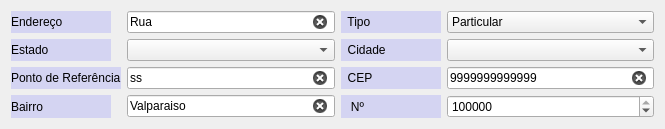
          <widget class="QWidget" name="page_3">
           <property name="geometry">
            <rect>
             <x>0</x>
             <y>0</y>
             <width>665</width>
             <height>116</height>
            </rect>
           </property>
           <attribute name="label">
            <string>Endereço</string>
           </attribute>
           <layout class="QGridLayout" name="gridLayout_5">
            <item row="0" column="0">
             <widget class="QLabel" name="label_72">
              <property name="sizePolicy">
               <sizepolicy hsizetype="Fixed" vsizetype="Preferred">
                <horstretch>0</horstretch>
                <verstretch>0</verstretch>
               </sizepolicy>
              </property>
              <property name="minimumSize">
               <size>
                <width>100</width>
                <height>0</height>
               </size>
              </property>
              <property name="styleSheet">
               <string notr="true">background-color: rgba(100, 100, 255, 50);
</string>
              </property>
              <property name="text">
               <string>Endereço</string>
              </property>
             </widget>
            </item>
            <item row="0" column="1">
             <widget class="QLineEdit" name="lineEdit_5">
              <property name="sizePolicy">
               <sizepolicy hsizetype="Minimum" vsizetype="Fixed">
                <horstretch>0</horstretch>
                <verstretch>0</verstretch>
               </sizepolicy>
              </property>
              <property name="acceptDrops">
               <bool>true</bool>
              </property>
              <property name="text">
               <string>Rua</string>
              </property>
              <property name="frame">
               <bool>true</bool>
              </property>
              <property name="clearButtonEnabled">
               <bool>true</bool>
              </property>
             </widget>
            </item>
            <item row="0" column="2">
             <widget class="QLabel" name="label_16">
              <property name="sizePolicy">
               <sizepolicy hsizetype="Fixed" vsizetype="Preferred">
                <horstretch>0</horstretch>
                <verstretch>0</verstretch>
               </sizepolicy>
              </property>
              <property name="minimumSize">
               <size>
                <width>100</width>
                <height>0</height>
               </size>
              </property>
              <property name="styleSheet">
               <string notr="true">background-color: rgba(100, 100, 255, 50);
</string>
              </property>
              <property name="text">
               <string>  Tipo </string>
              </property>
             </widget>
            </item>
            <item row="0" column="3">
             <widget class="QComboBox" name="comboBox_3">
              <property name="sizePolicy">
               <sizepolicy hsizetype="Minimum" vsizetype="Fixed">
                <horstretch>0</horstretch>
                <verstretch>0</verstretch>
               </sizepolicy>
              </property>
              <property name="currentIndex">
               <number>0</number>
              </property>
              <property name="sizeAdjustPolicy">
               <enum>QComboBox::AdjustToContents</enum>
              </property>
              <property name="minimumContentsLength">
               <number>1</number>
              </property>
              <item>
               <property name="text">
                <string>Particular</string>
               </property>
              </item>
              <item>
               <property name="text">
                <string>Municipal</string>
               </property>
              </item>
              <item>
               <property name="text">
                <string>Estadual</string>
               </property>
              </item>
              <item>
               <property name="text">
                <string>Religioso</string>
               </property>
              </item>
              <item>
               <property name="text">
                <string/>
               </property>
              </item>
             </widget>
            </item>
            <item row="1" column="0">
             <widget class="QLabel" name="label_52">
              <property name="sizePolicy">
               <sizepolicy hsizetype="Fixed" vsizetype="Preferred">
                <horstretch>0</horstretch>
                <verstretch>0</verstretch>
               </sizepolicy>
              </property>
              <property name="minimumSize">
               <size>
                <width>100</width>
                <height>0</height>
               </size>
              </property>
              <property name="styleSheet">
               <string notr="true">background-color: rgba(100, 100, 255, 50);
</string>
              </property>
              <property name="text">
               <string>Estado</string>
              </property>
             </widget>
            </item>
            <item row="1" column="1">
             <widget class="QComboBox" name="comboBox_1">
              <property name="sizePolicy">
               <sizepolicy hsizetype="Minimum" vsizetype="Fixed">
                <horstretch>0</horstretch>
                <verstretch>0</verstretch>
               </sizepolicy>
              </property>
             </widget>
            </item>
            <item row="1" column="2">
             <widget class="QLabel" name="label_5">
              <property name="sizePolicy">
               <sizepolicy hsizetype="Fixed" vsizetype="Preferred">
                <horstretch>0</horstretch>
                <verstretch>0</verstretch>
               </sizepolicy>
              </property>
              <property name="minimumSize">
               <size>
                <width>100</width>
                <height>0</height>
               </size>
              </property>
              <property name="styleSheet">
               <string notr="true">background-color: rgba(100, 100, 255, 50);
</string>
              </property>
              <property name="text">
               <string>  Cidade</string>
              </property>
             </widget>
            </item>
            <item row="1" column="3">
             <widget class="QComboBox" name="comboBox_4">
              <property name="sizePolicy">
               <sizepolicy hsizetype="Minimum" vsizetype="Fixed">
                <horstretch>0</horstretch>
                <verstretch>0</verstretch>
               </sizepolicy>
              </property>
             </widget>
            </item>
            <item row="2" column="0">
             <widget class="QLabel" name="label_29">
              <property name="sizePolicy">
               <sizepolicy hsizetype="Fixed" vsizetype="Preferred">
                <horstretch>0</horstretch>
                <verstretch>0</verstretch>
               </sizepolicy>
              </property>
              <property name="minimumSize">
               <size>
                <width>100</width>
                <height>0</height>
               </size>
              </property>
              <property name="styleSheet">
               <string notr="true">background-color: rgba(100, 100, 255, 50);
</string>
              </property>
              <property name="text">
               <string>Ponto de Referência</string>
              </property>
             </widget>
            </item>
            <item row="2" column="1">
             <widget class="QLineEdit" name="lineEdit_6">
              <property name="sizePolicy">
               <sizepolicy hsizetype="Preferred" vsizetype="Fixed">
                <horstretch>0</horstretch>
                <verstretch>0</verstretch>
               </sizepolicy>
              </property>
              <property name="text">
               <string>ss</string>
              </property>
              <property name="clearButtonEnabled">
               <bool>true</bool>
              </property>
             </widget>
            </item>
            <item row="2" column="2">
             <widget class="QLabel" name="label_32">
              <property name="sizePolicy">
               <sizepolicy hsizetype="Fixed" vsizetype="Preferred">
                <horstretch>0</horstretch>
                <verstretch>0</verstretch>
               </sizepolicy>
              </property>
              <property name="minimumSize">
               <size>
                <width>100</width>
                <height>0</height>
               </size>
              </property>
              <property name="styleSheet">
               <string notr="true">background-color: rgba(100, 100, 255, 50);
</string>
              </property>
              <property name="text">
               <string>  CEP</string>
              </property>
             </widget>
            </item>
            <item row="2" column="3">
             <widget class="QLineEdit" name="lineEdit_7">
              <property name="sizePolicy">
               <sizepolicy hsizetype="Minimum" vsizetype="Fixed">
                <horstretch>0</horstretch>
                <verstretch>0</verstretch>
               </sizepolicy>
              </property>
              <property name="text">
               <string>9999999999999</string>
              </property>
              <property name="clearButtonEnabled">
               <bool>true</bool>
              </property>
             </widget>
            </item>
            <item row="3" column="0">
             <widget class="QLabel" name="label_33">
              <property name="sizePolicy">
               <sizepolicy hsizetype="Fixed" vsizetype="Preferred">
                <horstretch>0</horstretch>
                <verstretch>0</verstretch>
               </sizepolicy>
              </property>
              <property name="minimumSize">
               <size>
                <width>100</width>
                <height>0</height>
               </size>
              </property>
              <property name="styleSheet">
               <string notr="true">background-color: rgba(100, 100, 255, 50);
</string>
              </property>
              <property name="text">
               <string>Bairro</string>
              </property>
             </widget>
            </item>
            <item row="3" column="1">
             <widget class="QLineEdit" name="lineEdit_8">
              <property name="sizePolicy">
               <sizepolicy hsizetype="Preferred" vsizetype="Fixed">
                <horstretch>0</horstretch>
                <verstretch>0</verstretch>
               </sizepolicy>
              </property>
              <property name="minimumSize">
               <size>
                <width>105</width>
                <height>0</height>
               </size>
              </property>
              <property name="text">
               <string>Valparaiso</string>
              </property>
              <property name="clearButtonEnabled">
               <bool>true</bool>
              </property>
             </widget>
            </item>
            <item row="3" column="2">
             <widget class="QLabel" name="label_73">
              <property name="sizePolicy">
               <sizepolicy hsizetype="Fixed" vsizetype="Preferred">
                <horstretch>0</horstretch>
                <verstretch>0</verstretch>
               </sizepolicy>
              </property>
              <property name="minimumSize">
               <size>
                <width>100</width>
                <height>0</height>
               </size>
              </property>
              <property name="styleSheet">
               <string notr="true">background-color: rgba(100, 100, 255, 50);
</string>
              </property>
              <property name="text">
               <string>   Nº</string>
              </property>
             </widget>
            </item>
            <item row="3" column="3">
             <widget class="QSpinBox" name="spinBox">
              <property name="sizePolicy">
               <sizepolicy hsizetype="Minimum" vsizetype="Fixed">
                <horstretch>0</horstretch>
                <verstretch>0</verstretch>
               </sizepolicy>
              </property>
              <property name="wrapping">
               <bool>false</bool>
              </property>
              <property name="specialValueText">
               <string>0000</string>
              </property>
              <property name="suffix">
               <string/>
              </property>
              <property name="maximum">
               <number>999999999</number>
              </property>
              <property name="value">
               <number>999999999</number>
              </property>
              <property name="displayIntegerBase">
               <number>10</number>
              </property>
             </widget>
            </item>
           </layout>
          </widget>
